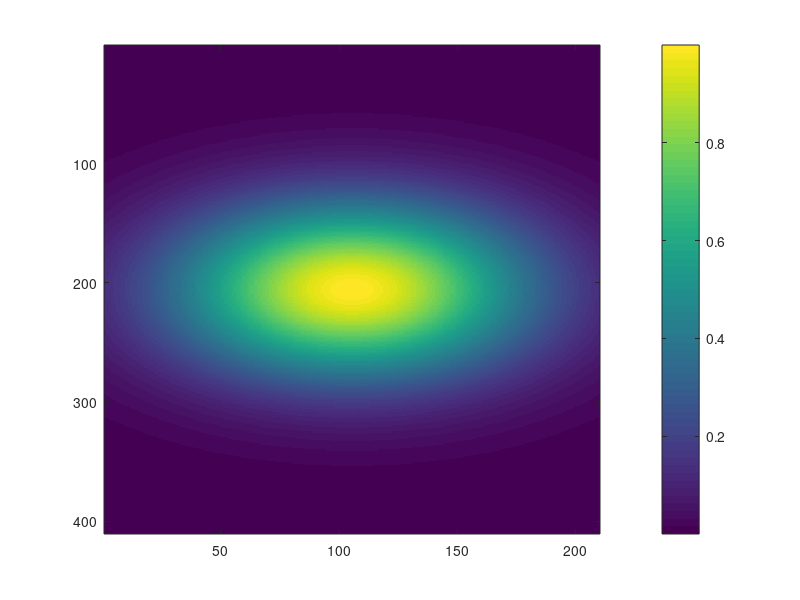

Write the MATLAB code that produced this figure. (Note: this script raises an error after producing the figure.)
% test_bsplinecompute2d

dx = 1;
Nx = 21*1e1; % choose odd
dy = 2;
Ny = 41*1e1;
%Ny = 1;
x = [-0.5*(Nx-1):0.5*(Nx-1)]'*dx;
y = [-0.5*(Ny-1):0.5*(Ny-1)]'*dy;
[xo,yo] = meshgrid(x,y);
zo = exp(-(xo.^2)/(0.125*Nx^2) + -(yo.^2)/(0.125*Ny^2));%ones(Ny,Nx);%xo+yo; %rand(Nx*Ny,1);
%zo = 0*xo+1;
%zo = xo - (min(x));
%zo = yo - (min(y));
imagesc(zo); colorbar
w = 1;

dxm = 2*dx;
dym = 2*dy;
Nxm = 3+2*fix( (x(Nx)-x(1))/dxm/2 );
Nym = 3+2*fix( (y(Ny)-y(1))/dym/2 );
xm = [-0.5*(Nxm-1):0.5*(Nxm-1)]'*dxm;
ym = [-0.5*(Nym-1):0.5*(Nym-1)]'*dym;
if(0&Ny==1)
    Nym = 1;
    ym = 0;
end

lc = 0;
bctype = 0;
bctype =2; % 
bctype = -1; % do nothing

% works in 1-d,2d
%[am,aci,J] = bspline_compute2d_v03_a(xo(:),yo(:),zo(:),w,xm,ym,lc,bctype);

% working now
%[am,aci,J] = bspline_compute2d_v08(xo(:),yo(:),zo(:),w,xm,ym,lc,bctype);

% missing data
id = [1:5:(Ny*Nx)];
addpath('m:/plant/matlab/misc')
lc = 4;
bctype = 0;
[am,aci,J] = bspline_compute2d_v09(col(xo(id)),col(yo(id)),col(zo(id)),w,xm,ym,lc,bctype);

% show coeff
subplot 121
imagesc(xm,ym,am)
colorbar
subplot 122
imagesc(xm,ym,aci)
colorbar
hold on
%plot(xo(id),yo(id),'w.')
hold off


% check reconstruction
[zbs] = bspline_curve2d(xo(:),yo(:), xm,ym, am, bctype);
zbs = reshape(zbs, Ny,Nx);

subplot 121
imagesc(x,y,zo); caxis([-1 1]) 
hold on
%plot(xo(id),yo(id),'w.')
hold off
colorbar

subplot 122
imagesc(x,y,zbs)
caxis([-1 1])
colorbar
hold on
%plot(xo(id),yo(id),'w.')
hold off


% on 10 June 2005: reconstruction not quite right when bctype is used

%%%%%%%%%%%%%%%%%%%%%%%
% do it to some data
cd('E:\Users\Plant\Projects\02-interpolation\InterpNCEXBathy\ncexForD3D-7(newgrid28oct2004)')
load  outerswan_BSplineLocal.mat
w=0.1;
w = (1-NEi)/(1+w);
xm = Xlocal(1,1:2:end);
ym = Ylocal(1:2:end,1);
lc = 4;
bctype = 1;
[am,aci,J,b,r] = bspline_compute2d_v10(col(Xlocal),col(Ylocal),col(Zi),col(w),xm(:),ym(:),lc,bctype);

% show coeff
figure
subplot 121
imagesc(xm,ym,am)
colorbar
subplot 122
imagesc(xm,ym,aci)
colorbar
hold on
%plot(xo(id),yo(id),'w.')
hold off

% check reconstruction
[zbs] = bspline_curve2d(Xlocal(:),Ylocal(:), xm(:),ym(:), am, bctype);
zbs = reshape(zbs, size(Xlocal));

figure
x = Xlocal(1,:);
y = Ylocal(:,1);
subplot 121
imagesc(x,y,-Zbs); %caxis([-1 1]) 
hold on
%plot(xo(id),yo(id),'w.')
hold off
caxis([-500 10])
colorbar

subplot 122
imagesc(x,y,-zbs)
%caxis([-1 1])
caxis([-500 10])
colorbar
hold on
%plot(xo(id),yo(id),'w.')
hold off

figure
for i=1:length(y)
    plot(x, -Zi(i,:),'b.', x,-Zbs(i,:),'k', x, -zbs(i,:),'r', x, NEi(i,:)*10,'b--')
    grid on
    zoom on
    ylim([-500 10])
    pause
end
    














subplot 211
imagesc(am);
subplot 212
imagesc(aci)

% reconstruct
[zbs] = bspline_curve2d(x,y, xm,ym, reshape(am, My,Mx),bctype);
subplot 211
imagesc(reshape(z,21,11));
subplot 212
imagesc(reshape(zbs,21,11))


plot(1:21,reshape(z,21,11),'b',1:21,reshape(zbs,21,11),'r-' )


return

% reconstruct
if(nargout>3)
    % evaluate at grid locations
    zm = bspline_curve(xm, xm, am, 1, bctype);
end
if(nargout>4)
% evaluate at data locations
zs = bspline_curve(x, xm, am, 1, bctype);
end
% done
